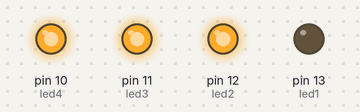
Simulated run of this sketch. Board: Arduino Uno, built with avr-gcc and run on an emulated ATmega328P. Parts: output pins drawn as LEDs (lit = HIGH).

Above: at 0.15 s.
At 0.75 s:
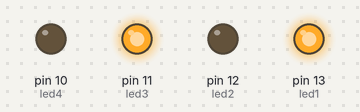
At 1.05 s:
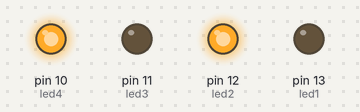
At 1.95 s:
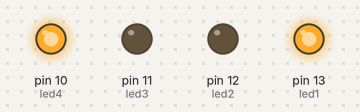
At 2.85 s:
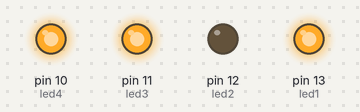
Timing chart, 0 to 3.5 s (numbered marks = the images above):
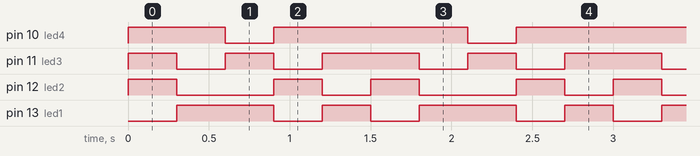

The sketch:

jubeat_sample.ino
```cpp
const int led1 = 13;
const int led2 = 12;
const int led3 = 11;
const int led4 = 10;
const int playList[4][5]={{0,1,1,0,1},{1,0,0,1,0},{1,0,1,0,1},{1,1,0,1,1}};
int currentList[4]={0,0,0,0};


void setup() {
  // put your setup code here, to run once:
  pinMode(led1,OUTPUT);
  pinMode(led2,OUTPUT);
  pinMode(led3,OUTPUT);
  pinMode(led4,OUTPUT);


}

void loop() {
  for(int i=0;i<5;i++){
      for(int j=0;j<4;j++){
        currentList[j]=playList[j][i];

      }
      if (currentList[0]==1){
        digitalWrite(led1,HIGH);
      }else{
        digitalWrite(led1,LOW);
      }
      if (currentList[1]==1){
        digitalWrite(led2,HIGH);
      }else{
        digitalWrite(led2,LOW);
      }
      if (currentList[2]==1){
        digitalWrite(led3,HIGH);
      }else{
        digitalWrite(led3,LOW);
      }
      if (currentList[3]==1){
        digitalWrite(led4,HIGH);
      }else{
        digitalWrite(led4,LOW);
      }
      delay(300);


    }


}
```

Measured:
- by itself, pin 10 (led4): repeats every 1.5 s: LOW 0.30 s, HIGH 1.2 s
- by itself, pin 11 (led3), pin 13 (led1): repeats every 1.5 s: LOW 0.30 s, HIGH 0.30 s, LOW 0.30 s, HIGH 0.60 s
- by itself, pin 12 (led2): repeats every 1.5 s: LOW 0.60 s, HIGH 0.30 s, LOW 0.30 s, HIGH 0.30 s
